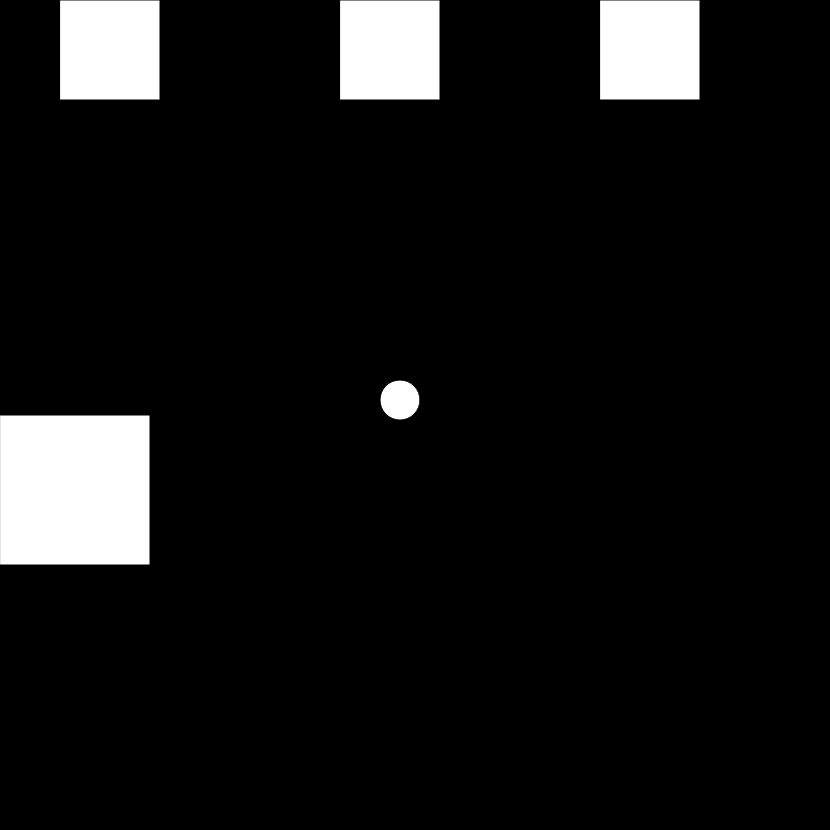
Frame 1 (no input)
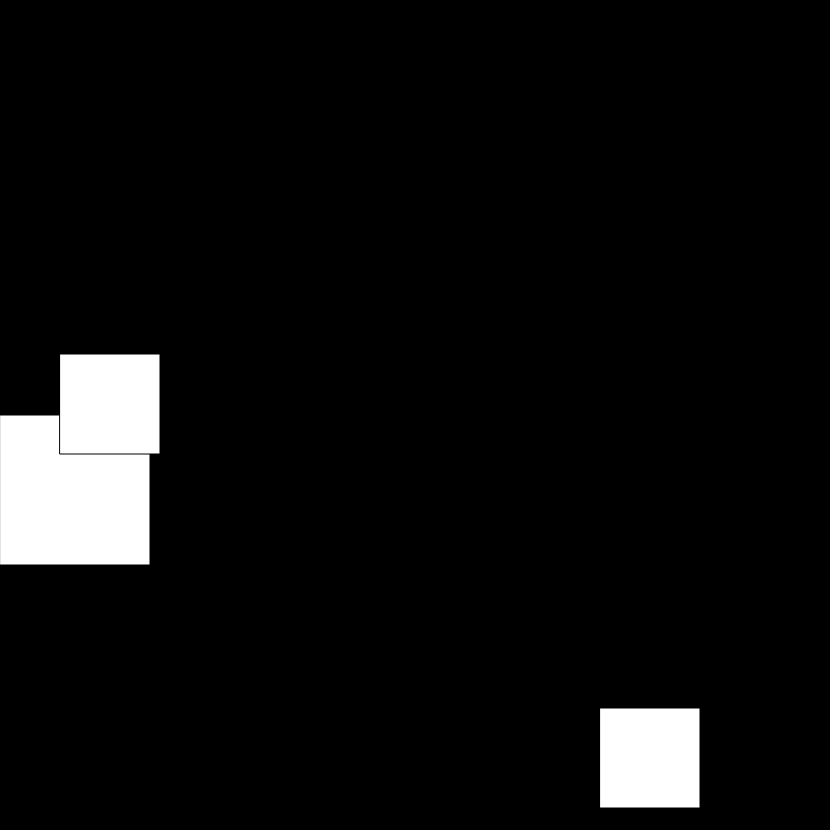
Frame 60 (no input)
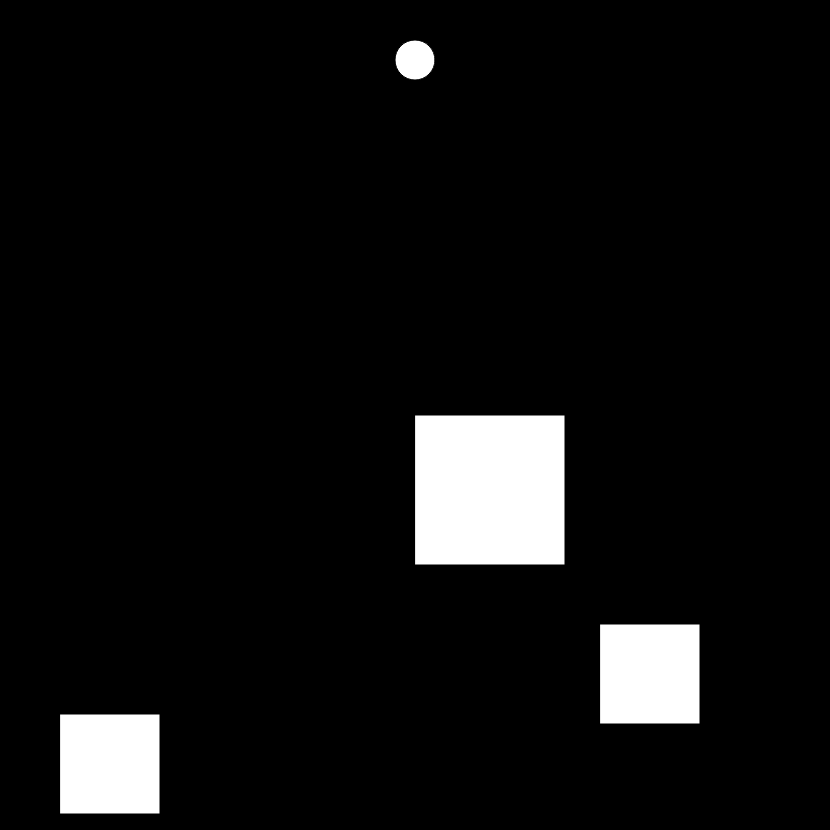
Frame 120 (the mouse pressed at the canvas centre since frame 60)

The p5.js sketch that drew these frames (run headless with seeded random() and noise() and a simulated clock; from frame 60 on, the mouse is pressed at the canvas centre):

// p5.js sketch
// ── sketch.js
var speee = 0;
var downin = 0;
var ohio = 0;
var seed = 0;
var bx = 400;
var by = 400;
function setup() {
  createCanvas(830, 830);
}
function mousePressed() {
  bx = mouseX;
  by = 650;
}

function draw() {
  background(0);
  rect(mouseX, 415, 150, 150);
  rect(340, seed, 100, 100);
  rect(60, ohio, 100, 100);
  rect(600, downin, 100, 100);
  ellipse(bx, by, 40, 40);
  if (bx > 60 && bx < 60 + 100 && by > ohio && by < ohio + 100) {
    ohio = -10500;
  }
  if (bx > 340 && bx < 340 + 100 && by > seed && by < seed + 100) {
    seed = -10000;
  }
  if (bx > 600 && bx < 600 + 100 && by > downin && by < downin + 100) {
    downin = -10300;
  }
  by = by - 10;
  seed = seed + 9;
  downin = downin + 12;
  ohio = ohio + 6;
  if (seed > 800) {
    seed = 0;
  }
  if (ohio > 800) {
    ohio = 0;
  }
  if (downin > 800) {
    downin = 0;
  }
}
